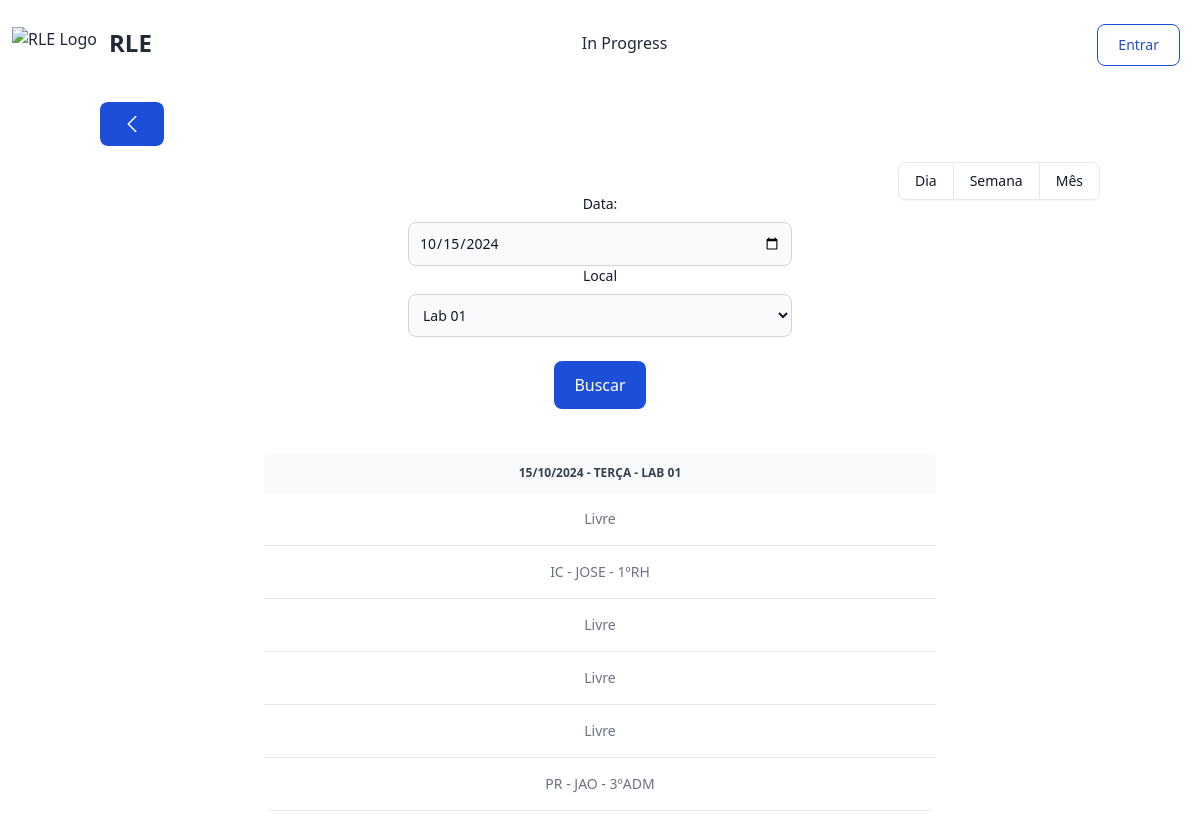
The app's page /Calendario/diaV3.php, older data.
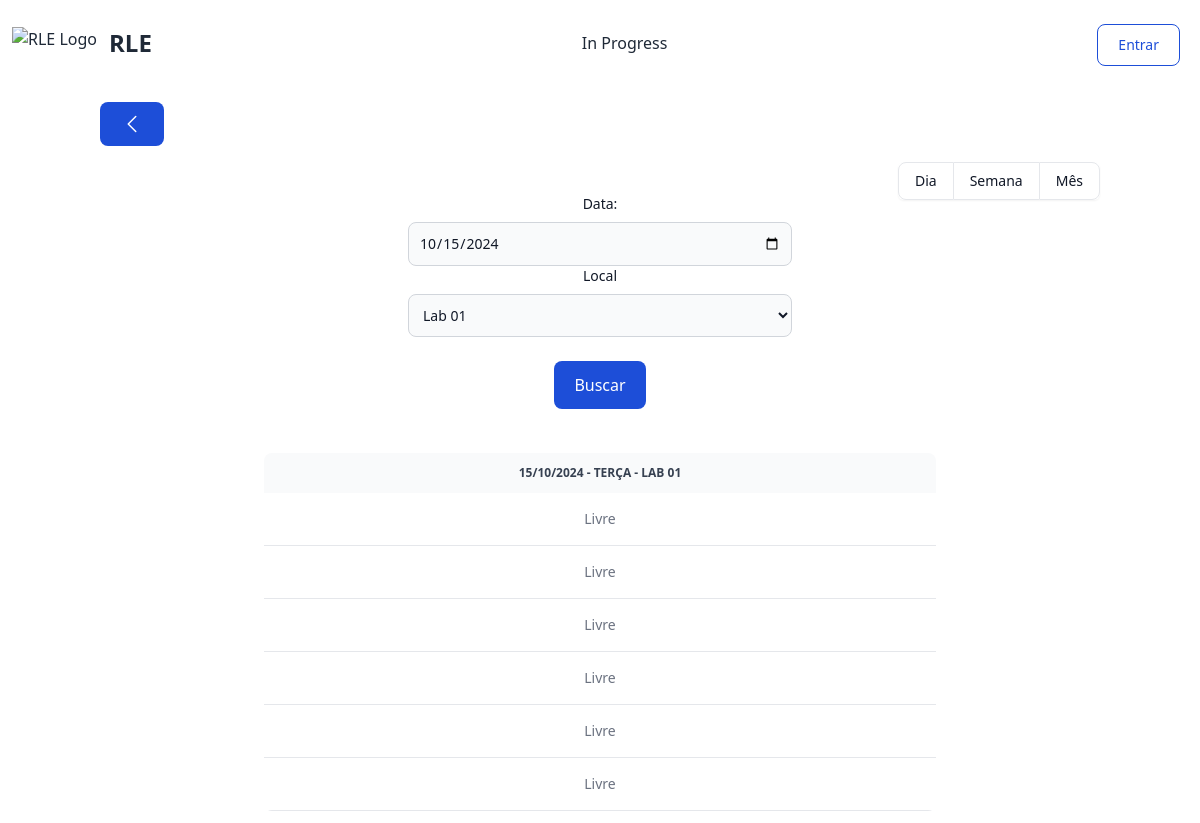
The same page, newer data.
### tables this page shows
CREATE TABLE `laboratorio` (
  `lab_cod` int(11) NOT NULL,
  `lab_nome` varchar(40) NOT NULL,
  `lab_desc` varchar(200) DEFAULT NULL,
  `lab_isActive` bit(1) NOT NULL
);

CREATE TABLE `cronograma` (
  `cro_cod` int(11) NOT NULL,
  `cro_desc` varchar(200) DEFAULT NULL,
  `cro_aula` int(11) NOT NULL,
  `cro_sem` int(11) NOT NULL,
  `cro_isActive` bit(1) NOT NULL,
  `lab_cod` int(11) NOT NULL,
  `prof_cod` int(11) NOT NULL
);

### Calendario/diaV3.php (the view, shortened to what this page needs)
<?php
include_once ("../navbar2.php");
$translate = array(
    0 => "Domingo",
    1 => "Segunda",
    2 => "Terça",
    3 => "Quarta",
    4 => "Quinta",
    5 => "Sexta",
    6 => "Sabado",
);
if (isset($_GET['data'])) {
    $data = $_GET['data'];
    $timestamp = strtotime((new DateTime( $data))->format('d-m-Y'));
    $arrydata = getdate($timestamp);
    $sem = $arrydata['wday'];
} else {
    $data = date("Y-m-d");
    $arrydata = getdate();
    $sem = $arrydata['wday'];
}
if (isset($_GET['lab'])) {
    $lab = $_GET['lab'];
} else {
    $labs = mysqli_fetch_array(mysqli_query($conexao, "SELECT * FROM laboratorio"));
    $lab = $labs['lab_cod'];
}
$labnome = mysqli_fetch_array(mysqli_query($conexao, "SELECT * FROM laboratorio WHERE lab_cod='$lab'"));
$nomelab = $labnome["lab_nome"];
include_once('../button_back.php');
?>
<div class="container mx-auto px-3">
    <div class="inline-flex rounded-md shadow-sm float-right" role="group">
      <a href="diaV3.php" type="button" class="px-4 py-2 text-sm font-medium text-gray-900 bg-white border border-gray-200 rounded-s-lg hover:bg-gray-100 hover:text-blue-700 focus:z-10 focus:ring-2 focus:ring-blue-700 focus:text-blue-700 dark:bg-gray-800 dark:border-gray-700 dark:text-white dark:hover:text-white dark:hover:bg-gray-700 dark:focus:ring-blue-500 dark:focus:text-white" selected>
        Dia
      </a>
      <a href="semanaV2.php" type="button" class="px-4 py-2 text-sm font-medium text-gray-900 bg-white border-t border-b border-gray-200 hover:bg-gray-100 hover:text-blue-700 focus:z-10 focus:ring-2 focus:ring-blue-700 focus:text-blue-700 dark:bg-gray-800 dark:border-gray-700 dark:text-white dark:hover:text-white dark:hover:bg-gray-700 dark:focus:ring-blue-500 dark:focus:text-white" disabled>
        Semana
      </a>
      <a href="calendario.php" type="button" class="px-4 py-2 text-sm font-medium text-gray-900 bg-white border border-gray-200 rounded-e-lg hover:bg-gray-100 hover:text-blue-700 focus:z-10 focus:ring-2 focus:ring-blue-700 focus:text-blue-700 dark:bg-gray-800 dark:border-gray-700 dark:text-white dark:hover:text-white dark:hover:bg-gray-700 dark:focus:ring-blue-500 dark:focus:text-white" disabled>
        Mês
    </a>
</div><br>
<div class="row g-0 text-center">
<div class="col-6 col-md-4">
<form class="max-w-sm mx-auto mb-3 mt-2" >
    <label for="data" class="block mb-2 text-sm font-medium text-gray-900 dark:text-white">Data:</label>
    <input name="data" id="data" type="date" <?php echo 'value="' . $data . '"'; ?> class="bg-gray-50 border border-gray-300 text-gray-900 text-sm rounded-lg focus:ring-blue-500 focus:border-blue-500 block w-full p-2.5  dark:bg-gray-700 dark:border-gray-600 dark:placeholder-gray-400 dark:text-white dark:focus:ring-blue-500 dark:focus:border-blue-500" placeholder="Select date">
    <label for="lab" class="block mb-2 text-sm font-medium text-gray-900 dark:text-white">Local</label>
    <select id="lab" name="lab" class="bg-gray-50 border border-gray-300 text-gray-900 text-sm rounded-lg focus:ring-blue-500 focus:border-blue-500 block w-full p-2.5 dark:bg-gray-700 dark:border-gray-600 dark:placeholder-gray-400 dark:text-white dark:focus:ring-blue-500 dark:focus:border-blue-500">
    <?php
    $slq = mysqli_query($conexao, "SELECT * FROM laboratorio");
    while ($labs = mysqli_fetch_array($slq)) {
        if ($labs['lab_isActive'] == true) {
            if(isset($_GET['lab'])){
                if($_GET['lab'] != $labs['lab_cod']){
                    echo '<option value='.$labs['lab_cod'].'>'.$labs['lab_nome'].'</option>';
                }else{
                    echo '<option value='.$_GET['lab'].' Selected>'.$nomelab.'</option>';
                }
            }else{
                echo '<option value='.$labs['lab_cod'].'>'.$labs['lab_nome'].'</option>';
            }
        }}; ?>
            </select><br>
            <input type="submit" class="inline-flex justify-center items-center py-3 px-5 text-base font-medium text-center text-white rounded-lg bg-blue-700 hover:bg-blue-800 focus:ring-4 focus:ring-blue-300 dark:focus:ring-blue-900" value="Buscar">
        </form>
    </div>
        <?php
        $slq_cronograma = mysqli_query($conexao, "SELECT c.cro_aula as aula,c.cro_desc as descr,c.cro_isActive as active, p.prof_nome as prof FROM cronograma as c INNER JOIN laboratorio as l on c.lab_cod=l.lab_cod INNER JOIN professor as p on c.prof_cod=p.prof_cod WHERE c.cro_sem = '$sem' AND l.lab_cod = '$lab'  AND c.cro_isActive IS TRUE ORDER BY c.cro_aula ASC");
        while ($cronograma = mysqli_fetch_array($slq_cronograma)) {
            switch ($cronograma["aula"]) {
                case "2":
                    $aula2 = ['desc' => $cronograma['descr']];
                    break;
                case "6":
                    $aula6 = ['desc' => $cronograma['descr']];
                    break;
                }
        }
        ?>
        <br>
<div class="relative overflow-x-auto sm:rounded-lg | max-w-2xl mx-auto mb-3 mt-2">
<table class="w-full text-sm text-center rtl:text-right text-gray-500 dark:text-gray-400">
    <thead class="text-xs text-gray-700 uppercase bg-gray-50 dark:bg-gray-700 dark:text-gray-400">
        <tr>
            <th scope="col" class="px-6 py-3">
                <?php echo (new DateTime($data))->format('d/m/Y').' - '. $translate[$arrydata['wday']].' - '.$nomelab; ?>
            </th>
    </thead>
    <tbody>
   <div class="col-sm-6 col-md-8">
   <?php
    echo '<tr class="bg-white border-b dark:bg-gray-800 dark:border-gray-700"><td class="px-6 py-4">';
    if(!isset($aula1['desc'])){echo "Livre ";}else{echo $aula1['desc'];if(isset($aula1['prof'])){echo ' - '.$aula1['prof'];}}
    echo '</td></tr>';
    echo '<tr class="bg-white border-b dark:bg-gray-800 dark:border-gray-700"><td class="px-6 py-4">';
    if(!isset($aula2['desc'])){echo "Livre ";}else{echo $aula2['desc'];if(isset($aula2['prof'])){echo ' - '.$aula2['prof'];}}
    echo '</td></tr>';
    echo '<tr class="bg-white border-b dark:bg-gray-800 dark:border-gray-700"><td class="px-6 py-4">';
    if(!isset($aula3['desc'])){echo "Livre ";}else{echo $aula3['desc'];if(isset($aula3['prof'])){echo ' - '.$aula3['prof'];}}
    echo '</td></tr>';
    echo '<tr class="bg-white border-b dark:bg-gray-800 dark:border-gray-700"><td class="px-6 py-4">';
    if(!isset($aula4['desc'])){echo "Livre ";}else{echo $aula4['desc'];if(isset($aula4['prof'])){echo ' - '.$aula4['prof'];}}
    echo '</td></tr>';
    echo '<tr class="bg-white border-b dark:bg-gray-800 dark:border-gray-700"><td class="px-6 py-4">';
    if(!isset($aula5['desc'])){echo "Livre ";}else{echo $aula5['desc'];if(isset($aula5['prof'])){echo ' - '.$aula5['prof'];}}
    echo '</td></tr>';
    echo '<tr class="bg-white border-b dark:bg-gray-800 dark:border-gray-700"><td class="px-6 py-4">';
    if(!isset($aula6['desc'])){echo "Livre ";}else{echo $aula6['desc'];if(isset($aula6['prof'])){echo ' - '.$aula6['prof'];}}
    echo '</td></tr>';
    ?>
    </tbody>
    </table>
</div>
</div>
</div>

### navbar2.php (shortened to what this page needs)
<!DOCTYPE html>
<html lang="en">
<head>
    <link href="https://cdn.jsdelivr.net/npm/daisyui@4.12.10/dist/full.min.css" rel="stylesheet" type="text/css" />
    <script src="https://cdn.tailwindcss.com"></script>
</head>
<body class="min-h-screen">
<nav class="bg-white border-gray-200 dark:bg-gray-900">
  <div class="max-w-screen-xl flex flex-wrap items-center justify-between mx-auto p-3">
    <a href="https://i.pinimg.com/736x/f9/27/1c/f9271c137f177641a969c7671b7d1415.jpg" class="flex items-center space-x-3 rtl:space-x-reverse">
        <img src="https://flowbite.com/docs/images/logo.svg" class="h-8" alt="RLE Logo" />
        <span class="self-center text-2xl font-semibold whitespace-nowrap dark:text-white">RLE</span>
    </a>
    <p>In Progress</p>
    <div class="hidden w-full md:block md:w-auto" id="navbar-default">
      <ul class="font-medium flex flex-col md:p-0 mt-3">
        <li>
        <?php
        if(isset($_SESSION['nome'])){
            echo '<a href="\Prj_RLE/logoff.php" class="block py-2 px-3 text-red-700 hover:text-white border border-red-700 hover:bg-red-800 focus:ring-4 focus:outline-none focus:ring-red-300 font-medium rounded-lg text-sm px-5 py-2.5 text-center me-2 mb-2 dark:border-red-500 dark:text-red-500 dark:hover:text-white dark:hover:bg-red-600 dark:focus:ring-red-900">
            <div class="flex flex-row gap-1 place-content-center">
            Sair
              <svg xmlns="http://www.w3.org/2000/svg" fill="none" viewBox="0 0 24 24" stroke-width="1.5" stroke="currentColor" class="size-5">
                <path stroke-linecap="round" stroke-linejoin="round" d="M15.75 9V5.25A2.25 2.25 0 0 0 13.5 3h-6a2.25 2.25 0 0 0-2.25 2.25v13.5A2.25 2.25 0 0 0 7.5 21h6a2.25 2.25 0 0 0 2.25-2.25V15m3 0 3-3m0 0-3-3m3 3H9" />
              </svg>
            </div>
            </a>';
        }else{
            echo '<a href="\Prj_RLE/login.php" class="block py-2 px-3 text-blue-700 hover:text-white border border-blue-700 hover:bg-blue-800 focus:ring-4 focus:outline-none focus:ring-blue-300 font-medium rounded-lg text-sm px-5 py-2.5 text-center me-2 mb-2 dark:border-blue-500 dark:text-blue-500 dark:hover:text-white dark:hover:bg-blue-500 dark:focus:ring-blue-800">Entrar</a>';
        }
        ?>
        </li>
      </ul>
    </div>
  </div>
</nav>

### button_back.php
<div class="container mx-auto px-3">
<a href="<?php if(isset($link_back)){echo $link_back;}else{echo '../';}?>" class="my-4 text-white bg-blue-700 hover:bg-blue-800 focus:ring-4 focus:outline-none focus:ring-blue-300 font-medium rounded-lg text-sm px-5 py-2.5 text-center inline-flex items-center dark:bg-blue-600 dark:hover:bg-blue-700 dark:focus:ring-blue-800">
<svg xmlns="http://www.w3.org/2000/svg" fill="none" viewBox="0 0 24 24" stroke-width="1.5" stroke="currentColor" class="size-6">
<path stroke-linecap="round" stroke-linejoin="round" d="M15.75 19.5 8.25 12l7.5-7.5" />
</svg>
</a>
</div>

Row changes from the older to the newer data that the page shows:
removed cronograma: cro_desc "IC - JOSE - 1ºRH"
removed cronograma: cro_desc "PR - JAO - 3ºADM"
Text that changed along with them:
text now shown: "Livre Livre"
